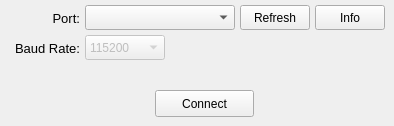
      <widget class="QWidget" name="page_40">
       <widget class="QPushButton" name="pushButton_meshtastic_refresh_5">
        <property name="geometry">
         <rect>
          <x>240</x>
          <y>5</y>
          <width>70</width>
          <height>25</height>
         </rect>
        </property>
        <property name="text">
         <string>Refresh</string>
        </property>
       </widget>
       <widget class="QLabel" name="label2_meshtastic_port_5">
        <property name="geometry">
         <rect>
          <x>0</x>
          <y>5</y>
          <width>80</width>
          <height>27</height>
         </rect>
        </property>
        <property name="font">
         <font>
          <pointsize>10</pointsize>
          <underline>false</underline>
         </font>
        </property>
        <property name="text">
         <string>Port:</string>
        </property>
        <property name="alignment">
         <set>Qt::AlignRight|Qt::AlignTrailing|Qt::AlignVCenter</set>
        </property>
       </widget>
       <widget class="QLabel" name="label2_meshtastic_baud_rate_5">
        <property name="geometry">
         <rect>
          <x>0</x>
          <y>35</y>
          <width>80</width>
          <height>27</height>
         </rect>
        </property>
        <property name="font">
         <font>
          <pointsize>10</pointsize>
          <underline>false</underline>
         </font>
        </property>
        <property name="text">
         <string>Baud Rate:</string>
        </property>
        <property name="alignment">
         <set>Qt::AlignRight|Qt::AlignTrailing|Qt::AlignVCenter</set>
        </property>
       </widget>
       <widget class="QPushButton" name="pushButton_meshtastic_connect_5">
        <property name="geometry">
         <rect>
          <x>155</x>
          <y>90</y>
          <width>99</width>
          <height>27</height>
         </rect>
        </property>
        <property name="text">
         <string>Connect</string>
        </property>
       </widget>
       <widget class="QComboBox" name="comboBox_meshtastic_port_5">
        <property name="geometry">
         <rect>
          <x>85</x>
          <y>5</y>
          <width>150</width>
          <height>25</height>
         </rect>
        </property>
        <property name="currentIndex">
         <number>-1</number>
        </property>
       </widget>
       <widget class="QComboBox" name="comboBox_meshtastic_baud_rate_5">
        <property name="enabled">
         <bool>false</bool>
        </property>
        <property name="geometry">
         <rect>
          <x>85</x>
          <y>35</y>
          <width>80</width>
          <height>25</height>
         </rect>
        </property>
        <property name="currentIndex">
         <number>1</number>
        </property>
        <item>
         <property name="text">
          <string>230400</string>
         </property>
        </item>
        <item>
         <property name="text">
          <string>115200</string>
         </property>
        </item>
        <item>
         <property name="text">
          <string>38400</string>
         </property>
        </item>
        <item>
         <property name="text">
          <string>9600</string>
         </property>
        </item>
       </widget>
       <widget class="QPushButton" name="pushButton_meshtastic_info_5">
        <property name="geometry">
         <rect>
          <x>315</x>
          <y>5</y>
          <width>70</width>
          <height>25</height>
         </rect>
        </property>
        <property name="text">
         <string>Info</string>
        </property>
       </widget>
      </widget>
